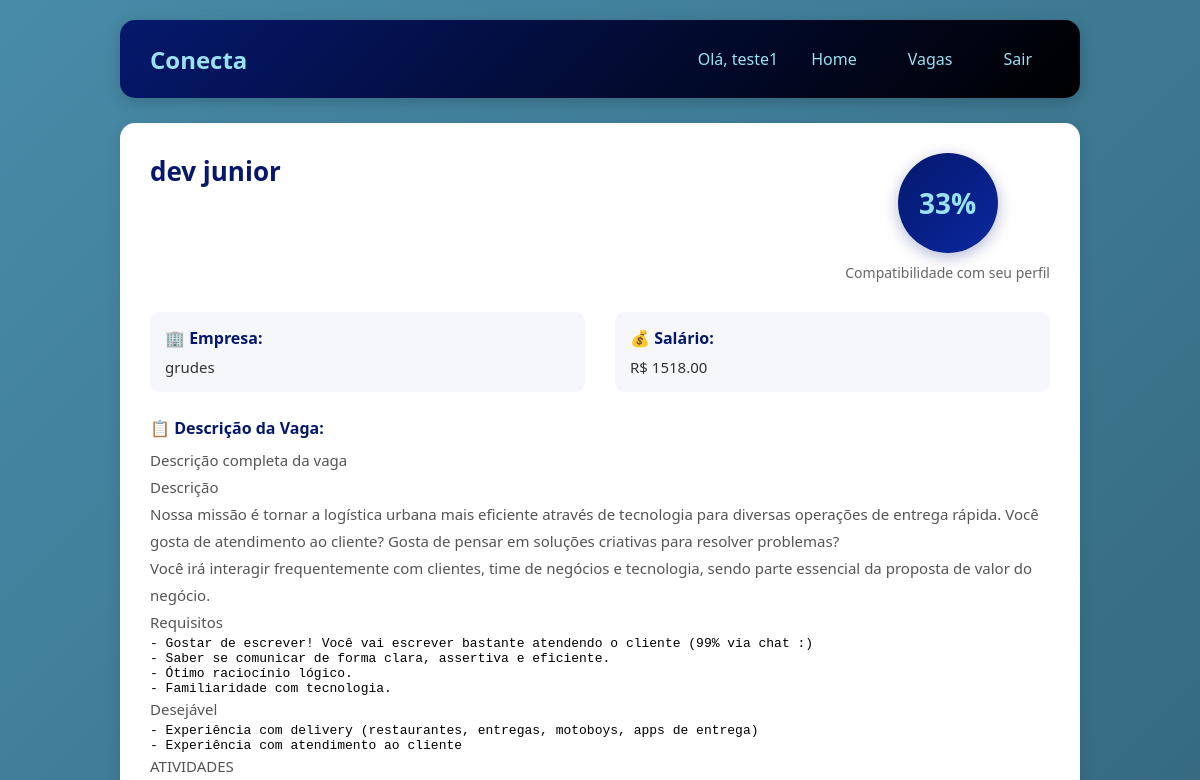
Page /vaga/3 (signed in, upper part) on the earlier database version.
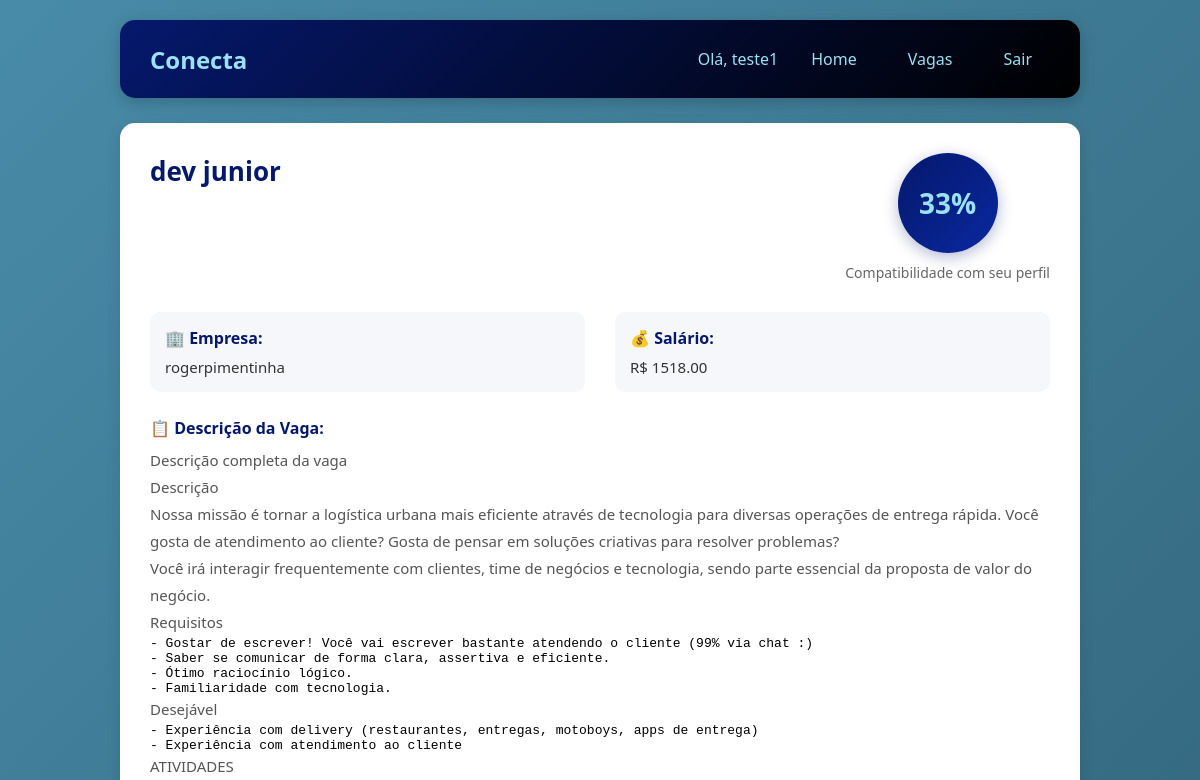
Same page on the later database version.
### tables this page shows
CREATE TABLE empresas (
        id_empresa INTEGER PRIMARY KEY AUTOINCREMENT, 
        nome TEXT,
        endereco TEXT,
        email TEXT,
        senha TEXT,
        telefone TEXT,
        cnpj TEXT NOT NULL UNIQUE
    );

### routes/candidatar_se.py (the view)
@bp_candidatar_se.route('/vaga/<int:id_vaga>', methods=['GET', 'POST'])
def detalhe_vaga(id_vaga):
    if 'usuario_id' not in session:
        return redirect('/')
    vaga = Vaga.buscar(id_vaga)
    if not vaga:
        flash("Vaga não encontrada!", "erro")
        return redirect(url_for('vagas.listar_vagas'))
    id_funcionario = session['usuario_id']
    match_percent = Match.calcular(id_funcionario, id_vaga)
    match_degrees = match_percent * 3.6
    ja_candidatou = CandidaturaCRUD.verificar_candidatura(id_funcionario, id_vaga)
    total_candidatos = CandidaturaCRUD.contar_candidatos_por_vaga(id_vaga)
    candidatos = CandidaturaCRUD.listar_candidatos_por_vaga(id_vaga)
    return render_template('vaga/vaga_detalhe.html',
                         vaga=vaga,
                         match_percent=match_percent,
                         match_degrees=match_degrees,
                         ja_candidatou=ja_candidatou,
                         total_candidatos=total_candidatos,
                         candidatos=candidatos)

### CRUDs/candidatura.py (called while the page is built)
    @staticmethod
    def contar_candidatos_por_vaga(id_vaga):
        conn = get_connection()
        try:
            cursor = conn.cursor()
            cursor.execute('''
                SELECT COUNT(*) as total
                FROM candidaturas
                WHERE id_vaga = ?
            ''', (id_vaga,))
            resultado = cursor.fetchone()
            return resultado['total'] if resultado else 0
        finally:
            conn.close()

    @staticmethod
    def verificar_candidatura(id_funcionario, id_vaga):
        conn = get_connection()
        try:
            cursor = conn.cursor()
            cursor.execute('''
                SELECT 1 FROM candidaturas
                WHERE id_funcionario = ? AND id_vaga = ?
            ''', (id_funcionario, id_vaga))
            return cursor.fetchone() is not None
        finally:
            conn.close()

### database/connect.py (called while the page is built)
def get_connection():
    conn = sqlite3.connect(Config.DB_PATH)
    conn.execute("PRAGMA foreign_keys = ON;")
    conn.row_factory = sqlite3.Row
    return conn

### templates/vaga/vaga_detalhe.html (shortened to what this page needs)
<!DOCTYPE html>
<html lang="pt-br">
<head>
    <link rel="stylesheet" href="../static/css/vaga/vaga_detalhe.css">
</head>
<body>
    {% extends "menu.html" %}
    {% block content %}
    <div class="vaga-detalhe">
        <div class="vaga-header-detalhe">
            <h2>{{ vaga.titulo }}</h2>
            {% if session.get('tipo') == 'funcionario' %}
                <div class="match-percentual">
                    <div class="match-circle">
                        <span>{{ match_percent }}%</span>
                    </div>
                    <p>Compatibilidade com seu perfil</p>
                </div>
            {% endif %}
        </div>
        <div class="info-section">
            <div class="empresa-info">
                <strong>🏢 Empresa:</strong> {{ vaga.empresa_nome }}
            </div>
            <div class="salario-info">
                <strong>💰 Salário:</strong>
                {% if vaga.salario %}
                    R$ {{ "%.2f"|format(vaga.salario) }}
                {% else %}
                    A combinar
                {% endif %}
            </div>
        </div>
        <div class="descricao-info">
            <strong>📋 Descrição da Vaga:</strong>
            {{ vaga.descricao_html|safe }}
        </div>
    </div>
    {% endblock %}

Differences in the rows shown:
changed empresas: empresa_nome "grudes" → "rogerpimentinha"
